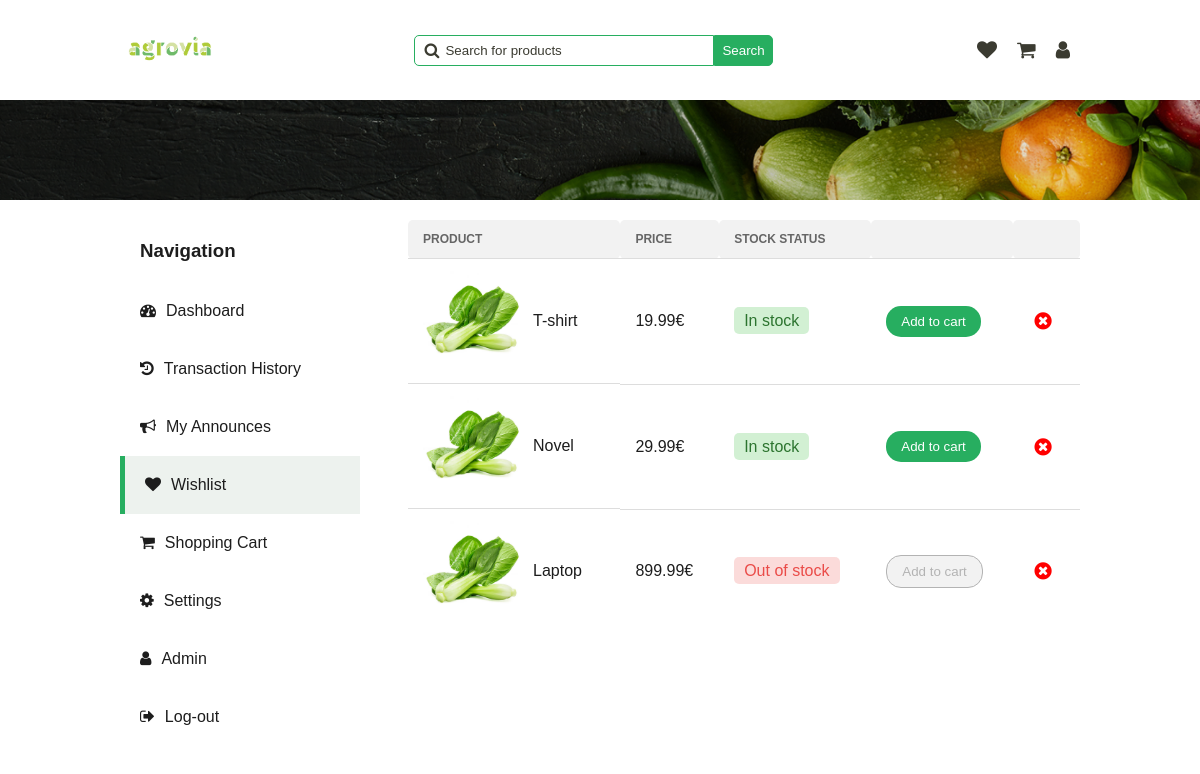
Before: /pages/wishlist.php (signed in) with the older database file.
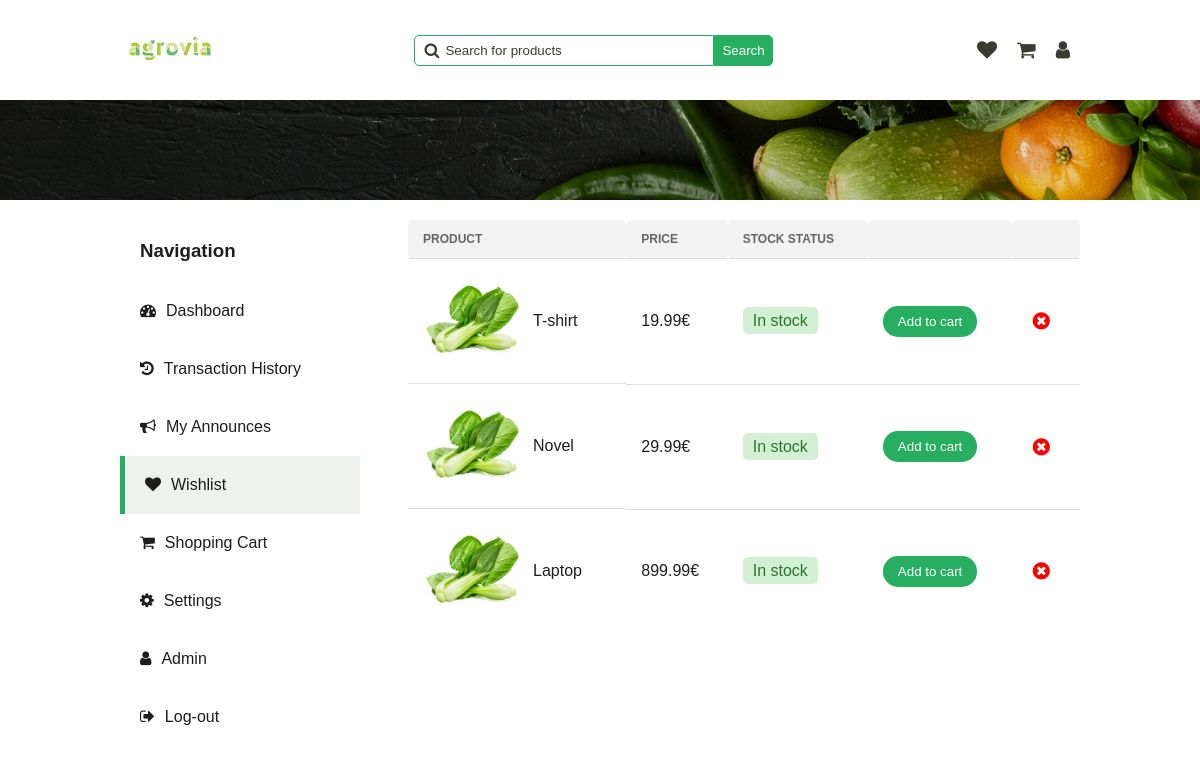
After: the same page with the newer database file.
### tables this page shows
CREATE TABLE Announce (
  id INTEGER PRIMARY KEY,
  id_category INTEGER,
  image TEXT,
  title TEXT,
  description TEXT,
  price FLOAT,
  quantity INTEGER,
  rating INTEGER,
  out_of_stock BOOLEAN,
  FOREIGN KEY (id_category) REFERENCES Category(id)
);

### php/announce.php (called while the page is built, shortened)
<?php
require '../php/pdo.php';
function get_wishlist_by_user_id($user_id)
{
    global $pdo;
    $query = "SELECT Announce.*
              FROM Announce
              WHERE Announce.id IN (
                  SELECT announce_id FROM UserSaved
                  WHERE user_id = :user_id
                  AND is_in_favourite = 1
              )";
    $stmt = $pdo->prepare($query);
    $stmt->bindParam(':user_id', $user_id);
    $stmt->execute();
    $wishlist = $stmt->fetchAll(PDO::FETCH_ASSOC);
    return $wishlist;
}
?>

### pages/wishlist.php (the view, shortened to what the changed rows need)
<!DOCTYPE html>
<html lang="en">
<head>
    <link rel="stylesheet" href="../styles/alert.css">
    <link rel="stylesheet" href="../../styles/dashboard.css" onload="load_theme()">
    <link rel="stylesheet" href="../../styles/main-header.css">
    <link rel="stylesheet" href="../../styles/wishlist.css">
    <link rel="stylesheet" href="https://cdnjs.cloudflare.com/ajax/libs/font-awesome/4.7.0/css/font-awesome.min.css">
</head>
<body>
    <?php
    require "../php/user.php";
    require "../php/announce.php";
    $wishlist_announce = get_wishlist_by_user_id($_SESSION['user_id']);
    ?>
    <div class="main-container">
        <section class="tab-content wishlist-section">
            <table>
                <tr>
                    <th>Product</th>
                    <th>Price</th>
                    <th>Stock Status</th>
                    <th></th>
                    <th></th>
                </tr>
                <?php foreach ($wishlist_announce as $item): ?>
                    <tr id="wishlist-item-<?php echo $item['id']; ?>">
                        <td class="product">
                            <img src="<?php echo $item['image']; ?>" alt="product">
                            <span><?php echo $item['title']; ?></span>
                        </td>
                        <td><?php echo $item['price']; ?>€</td>
                        <td class="stock-status">
                            <span
                                class="stock-status <?php echo $item['out_of_stock'] == 0 ? 'in-stock' : 'out-of-stock'; ?>">
                                <?php
                                if ($item['out_of_stock'] == 0) {
                                    echo 'In stock';
                                } else {
                                    echo 'Out of stock';
                                }
                                ?>
                            </span>
                        </td>
                        <td>
                            <button class="cart-btn <?php echo $item['out_of_stock'] == 1 ? 'out-of-stock' : ''; ?>"
                                onclick="move_announce_to_cart(<?php echo $item['id']; ?>)">
                                Add to cart
                            </button>
                        </td>
                        <td>
                            <button class="delete-btn" onclick="delete_wishlist_item(<?php echo $item['id']; ?>)">
                                <i class="fa fa-times-circle" aria-hidden="true"></i>
                            </button>
                        </td>
                    </tr>
                <?php endforeach; ?>
            </table>
        </section>
    </div>
</body>
</html>

Changed rows visible on the page:
changed announce "Laptop": out_of_stock "Out of stock" → "In stock"
